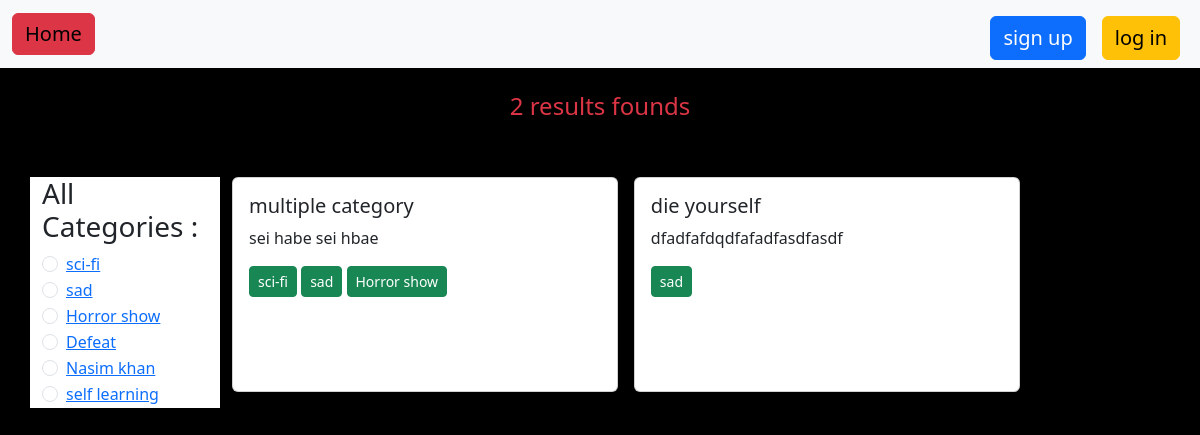
The page /category/sad/ on the database its author committed.
### Category/models.py (models this page shows, shortened)
class add_category(models.Model):
    name = models.CharField(max_length=100)
    slug = models.SlugField(max_length=100,unique=True,null=True,blank=True)

### Author/models.py (models this page shows)
class addPost(models.Model):
    title = models.CharField(max_length=100)
    description = models.TextField()
    date = models.CharField()
    category = models.ManyToManyField(add_category)

### Advance_Blog_project/views.py (the view)
# urls.py: path('',home, name = "homepage"),
def home(req, category_slug=None):
    posts = addPost.objects.all()
    if category_slug:
        category = add_category.objects.get(slug=category_slug)
        posts = posts.filter(category=category)
    categories = add_category.objects.all()
    return render(req, 'home.html', {
        'data': posts,
        'categories': categories  # Add this line
    })

### templates/home.html (shortened to what this page needs)
{% extends "base.html" %}
{% block content %}
<h4 class = "text-center text-danger mt-4">{{data | length }} results founds</h4>
<br>
<div class="container mt-4">
  <div class="row">
    <div class="col-2 bg-white">
      <h3>All Categories :</h3>
      {% if categories %}
        {% for cat in categories %}
          {% if cat.slug %}
            <div class="form-check">
            <input
              class="form-check-input"
              type="radio"
              name="radioDefault"
              id="radioDefault{{ cat.id }}" />
            <label class="form-check-label" for="radioDefault{{ cat.id }}">
              <a href="{% url 'category_wise_post' cat.slug %}">{{ cat.name }}</a>
            </label>
          </div>
          {% endif %}
        {% endfor %}
      {% else %}
        <p>No categories available!</p>
      {% endif %}
    </div>
    <div class="col-10 d-flex gap-3 flex-wrap">
      {% if data %}
        {% for val in data %}
          <div class="card mb-3 col-5">
            <div class="card-body">
              <h5 class="card-title">{{ val.title }}</h5>
              <p class="card-text">{{ val.description }}</p>
              {% for cat in val.category.all %}
                <button class="btn btn-success btn-sm">{{ cat.name }}</button>
              {% endfor %}
            </div>
          </div>
        {% endfor %}
      {% else %}
        <h3>No data available !!</h3>
      {% endif %}
    </div>
  </div>
</div>
{% endblock content %}

### static/css/base.css (style rules this page uses)
body { background-color: black !important; }

### rows shown on the page
add_category: name "sci-fi"
add_category: name "sad"
add_category: name "Horror show"
add_category: name "Defeat"
add_category: name "Nasim khan"
add_category: name "self learning"
addPost: title "multiple category", description "sei habe sei hbae"
addPost: title "die yourself", description "dfadfafdqdfafadfasdfasdf"

### other values the page prints
{{ data | length }} "2"
